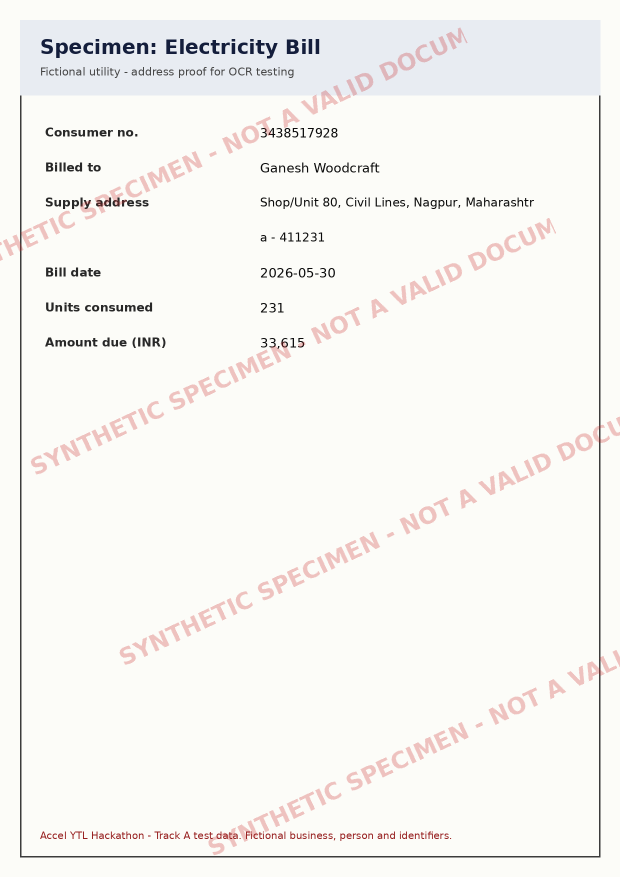
#> input picture backend/tests/fixtures/kyc/specimens/C01_address_proof.png, 1240 x 1754 px (shown at 1/2 size)
$ python -i preprocess.py   (imports and definitions only)
#> lines starting #> are read from the running program, lines starting #| are printed output that depends on the picture; after the words box and inside, x2 and y2 are one past the last pixel; in counts of white or black regions, pixels touching at a corner belong together
"""Image quality gates and clean-up before OCR (ARCHITECTURE §8.2, D24).

* **Blur** — variance of the Laplacian on the grey image; a sharp scan of printed
  text scores in the thousands, a heavily blurred one in the tens (K04 ≈ 28).
* **Skew** — projection-profile search: the rotation that makes text rows sharpest
  (max variance of row ink sums). Corrected automatically (K02).
* **Resolution** — too small to read reliably ⇒ ask for a better photo.
* **Watermark** — the specimens carry a light red diagonal watermark that confuses
  OCR; light, strongly red pixels are painted white. Dark red (footers) survives.

Pure numpy + Pillow; no OpenCV dependency.
"""

from __future__ import annotations

from dataclasses import dataclass
from typing import Final

import numpy as np
import numpy.typing as npt
from PIL import Image

from app.kyc.types import QualityReport

BLUR_THRESHOLD: Final = 100.0
MIN_SHORT_SIDE_PX: Final = 500
MIN_LONG_SIDE_PX: Final = 800
DESKEW_MIN_DEGREES: Final = 0.5
MAX_SKEW_DEGREES: Final = 15.0
_SKEW_WORK_WIDTH: Final = 600
_INK_LEVEL: Final = 128
_PAPER_PERCENTILE: Final = 75  # most of a document page is paper
_INK_PERCENTILE: Final = 1
_MIN_CONTRAST: Final = 40.0

Gray = npt.NDArray[np.float64]


# [6 lines that did not run here, left out]


# [43 lines left out: functions remove_watermark, normalise_lighting, blur_score, not called in this run]


def _profile_score(ink: Image.Image, angle: float) -> float:
    rotated = np.asarray(ink.rotate(angle, resample=Image.Resampling.NEAREST, fillcolor=0))
    return float(rotated.sum(axis=1, dtype=np.float64).var())


def estimate_skew(gray: Gray) -> float:
    """Degrees to rotate (counter-clockwise, Pillow convention) to make text level."""
    img = Image.fromarray(gray.clip(0, 255).astype(np.uint8))
    scale = min(1.0, _SKEW_WORK_WIDTH / img.width)
    small = img.resize((max(1, int(img.width * scale)), max(1, int(img.height * scale))))
    ink = small.point(lambda v: 255 if v < _INK_LEVEL else 0)
    if not np.asarray(ink).any():
        return 0.0

    def best(candidates: npt.NDArray[np.float64]) -> float:
        scores = [_profile_score(ink, float(a)) for a in candidates]
        return float(candidates[int(np.argmax(scores))])

    coarse = best(np.arange(-MAX_SKEW_DEGREES, MAX_SKEW_DEGREES + 0.01, 1.0))
    fine = best(np.arange(coarse - 1.0, coarse + 1.01, 0.1))
    return round(fine, 1)


# [16 lines that did not run here, left out]


# [2 lines that did not run here, left out]


# [3 lines that did not run here, left out]

>>> import cv2
>>> picture = cv2.imread('../../tests/fixtures/kyc/specimens/C01_address_proof.png', cv2.IMREAD_GRAYSCALE)
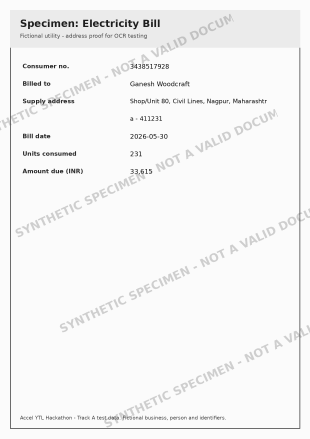
#> picture: shape (1754, 1240) (shown at 1/4 size); min 10, max 251, mean 244.7
>>> result = estimate_skew(picture)
#> in estimate_skew, `small = img.resize((max(1, int(img.width * scale)), max(1, int(img.hei..`:
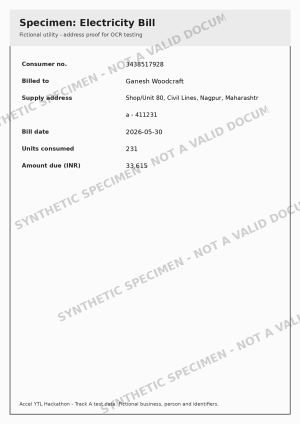
#> small: PIL image 600x848 L (shown at 1/2 size); min 0, max 255, mean 244.6
#> in estimate_skew, `ink = small.point(lambda v: 255 if v < _INK_LEVEL else 0)`:
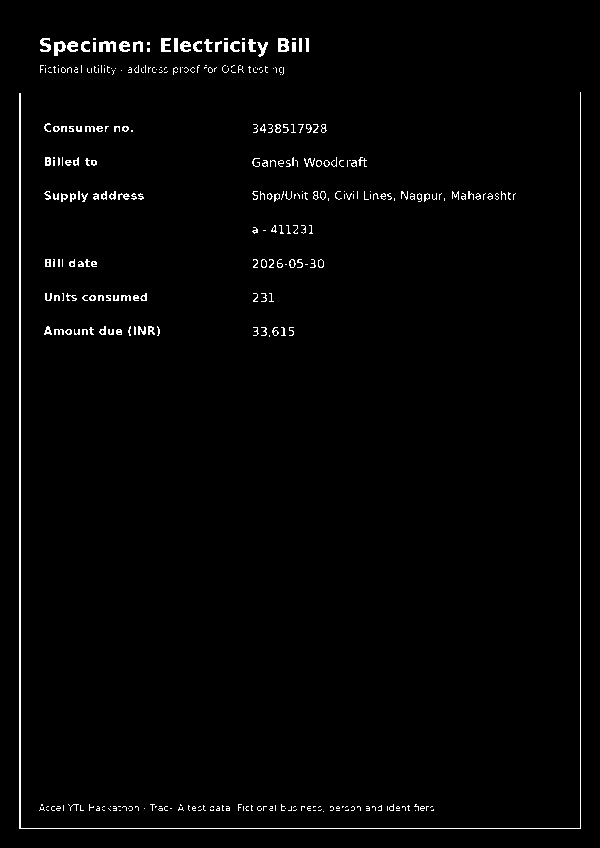
#> ink: PIL image 600x848 L; 1.7% white in thin lines or dots, all inside (x1, y1, x2, y2) = (19, 38, 581, 829)
#> in _profile_score (call 31), `rotated = np.asarray(ink.rotate(angle, resample=Image.Resampling.NEARE..`:
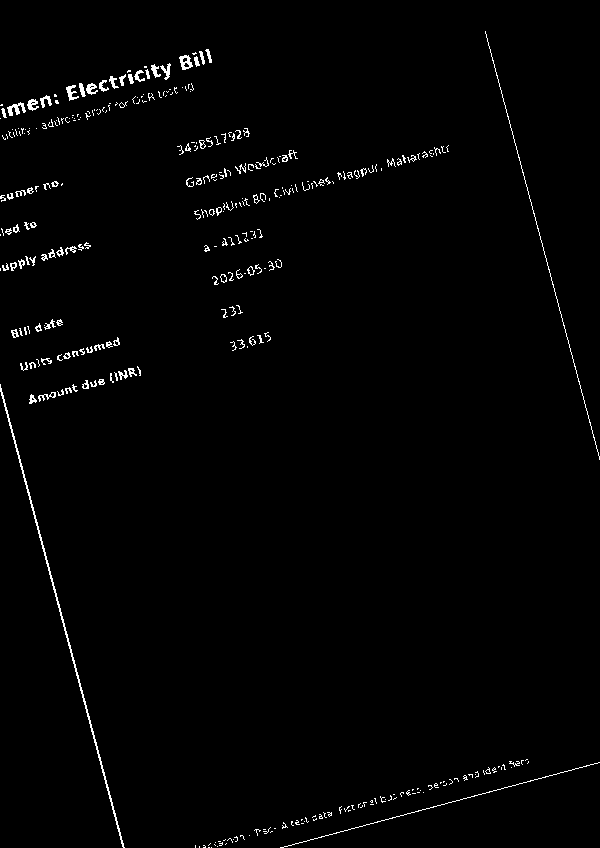
#> rotated: shape (848, 600); 1.4% white in thin lines or dots
#> in best, `scores = [_profile_score(ink, float(a)) for a in candidates]`: scores = 31 values, max 59868553.9 at index 15, min 3924961 at index 30, mean 12386336.9
#> in estimate_skew, `coarse = best(np.arange(-MAX_SKEW_DEGREES, MAX_SKEW_DEGREES + 0.01, 1...`: coarse = 0
#> in _profile_score (call 38), `rotated = np.asarray(ink.rotate(angle, resample=Image.Resampling.NEARE..`:
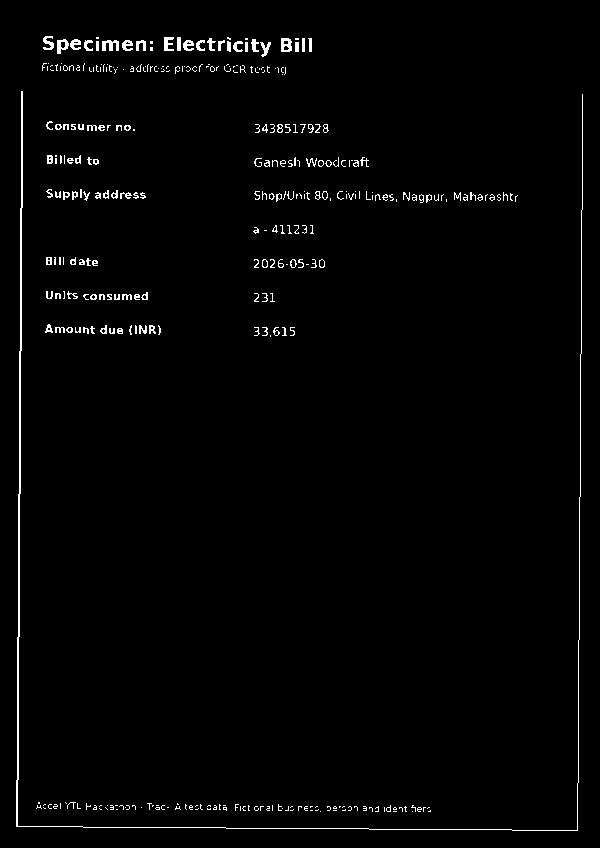
#> rotated: shape (848, 600); 1.7% white in thin lines or dots, all inside (x1, y1, x2, y2) = (16, 36, 583, 831)
#> in _profile_score (call 39), `rotated = np.asarray(ink.rotate(angle, resample=Image.Resampling.NEARE..`:
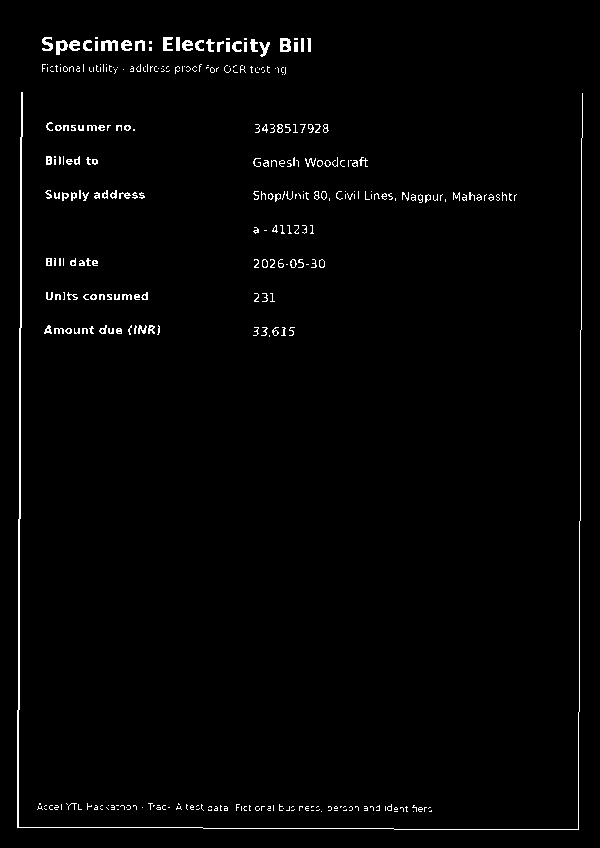
#> rotated: shape (848, 600); 1.7% white in thin lines or dots, all inside (x1, y1, x2, y2) = (17, 37, 583, 830)
#> in _profile_score (call 40), `rotated = np.asarray(ink.rotate(angle, resample=Image.Resampling.NEARE..`:
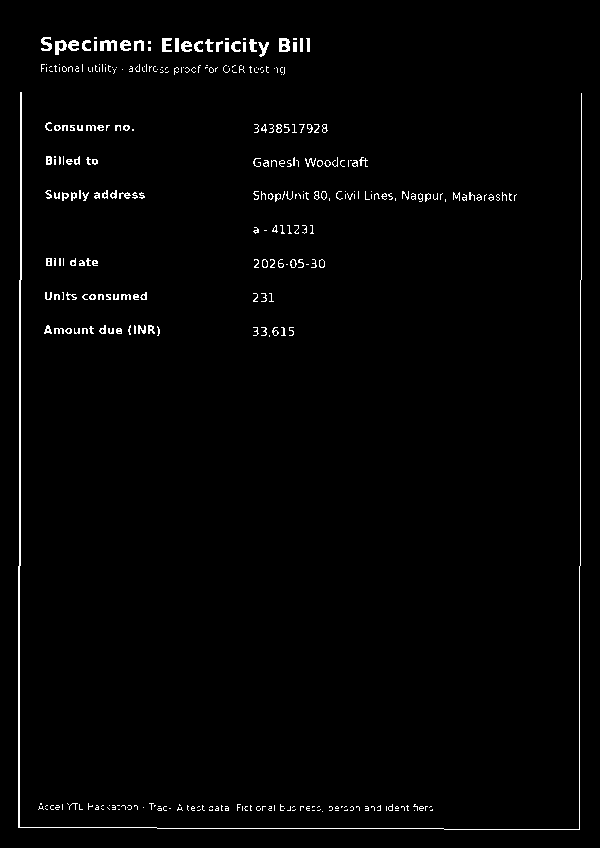
#> rotated: shape (848, 600); 1.7% white in thin lines or dots, all inside (x1, y1, x2, y2) = (18, 37, 582, 830)
#> in estimate_skew, `fine = best(np.arange(coarse - 1.0, coarse + 1.01, 0.1))`: fine = -0.1
#> result = -0.1

$ run again, on backend/tests/fixtures/kyc/specimens/C01_gst_certificate.png
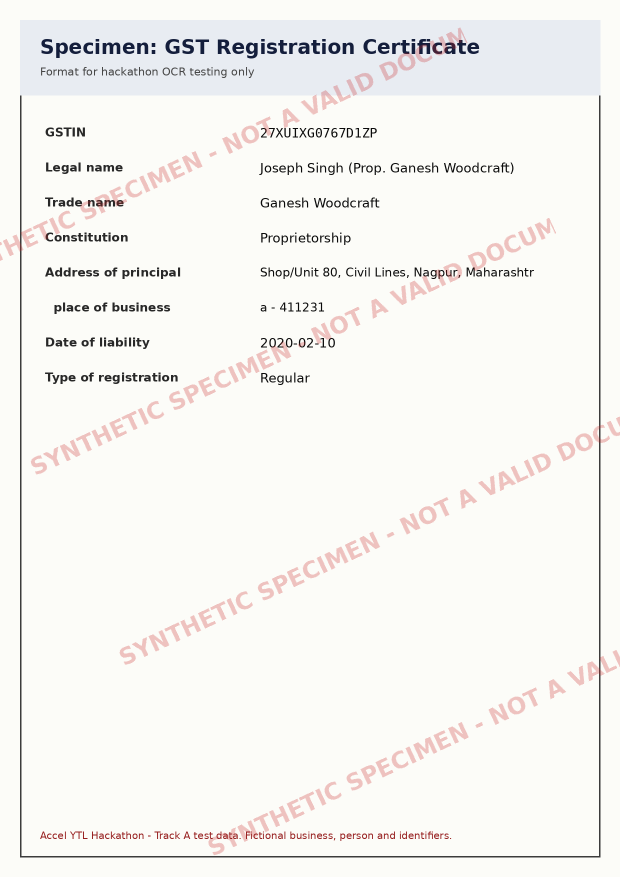
#> input picture backend/tests/fixtures/kyc/specimens/C01_gst_certificate.png, 1240 x 1754 px (shown at 1/2 size)
#> in estimate_skew, `ink = small.point(lambda v: 255 if v < _INK_LEVEL else 0)`:
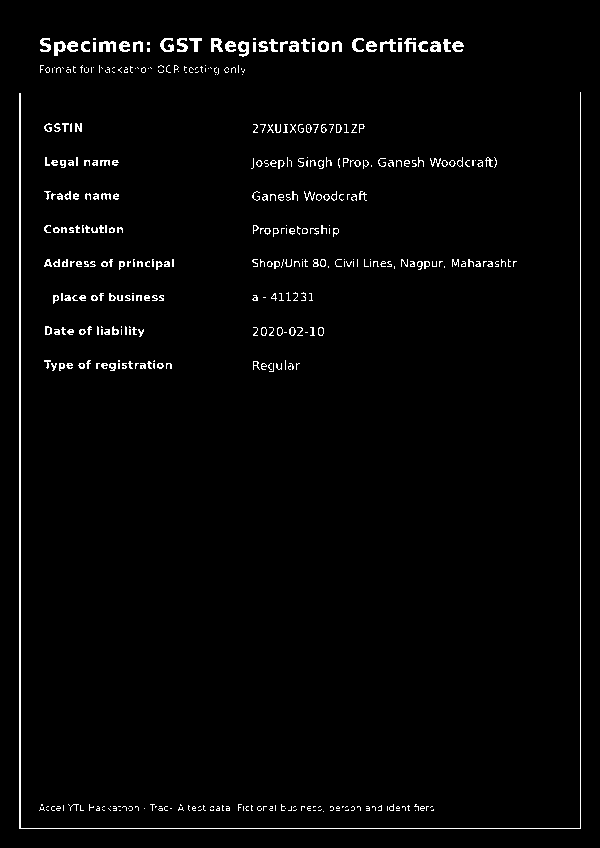
#> ink: PIL image 600x848 L; 2.2% white in thin lines or dots, all inside (x1, y1, x2, y2) = (19, 38, 581, 829)
#> rotated: shape (848, 600); 1.9% white in thin lines or dots
#> rotated: shape (848, 600); 1.9% white in thin lines or dots
#> rotated: shape (848, 600); 2% white in thin lines or dots
#> rotated: shape (848, 600); 2% white in thin lines or dots
#> rotated: shape (848, 600); 2% white in thin lines or dots
#> rotated: shape (848, 600); 2% white in thin lines or dots
#> rotated: shape (848, 600); 2% white in thin lines or dots
#> rotated: shape (848, 600); 2% white in thin lines or dots
#> rotated: shape (848, 600); 2.1% white in thin lines or dots
#> rotated: shape (848, 600); 2.1% white in thin lines or dots
#> rotated: shape (848, 600); 2.1% white in thin lines or dots
#> rotated: shape (848, 600); 2.2% white in thin lines or dots
#> rotated: shape (848, 600); 2.2% white in thin lines or dots
#> rotated: shape (848, 600); 2.2% white in thin lines or dots
#> rotated: shape (848, 600); 2.2% white in thin lines or dots
#> rotated: shape (848, 600); 2.2% white in thin lines or dots
#> rotated: shape (848, 600); 2.2% white in thin lines or dots
#> rotated: shape (848, 600); 2.2% white in thin lines or dots
#> rotated: shape (848, 600); 2.2% white in thin lines or dots
#> rotated: shape (848, 600); 2.1% white in thin lines or dots
#> rotated: shape (848, 600); 2.1% white in thin lines or dots
#> rotated: shape (848, 600); 2.1% white in thin lines or dots
#> rotated: shape (848, 600); 2% white in thin lines or dots
#> rotated: shape (848, 600); 2% white in thin lines or dots
#> rotated: shape (848, 600); 2% white in thin lines or dots
#> rotated: shape (848, 600); 2% white in thin lines or dots
#> rotated: shape (848, 600); 1.9% white in thin lines or dots
#> rotated: shape (848, 600); 1.9% white in thin lines or dots
#> rotated: shape (848, 600); 1.9% white in thin lines or dots
#> rotated: shape (848, 600); 1.9% white in thin lines or dots
#> scores = 31 values, max 93585001.7 at index 15, min 5196594.4 at index 30, mean 19507455.2
#> coarse = 0
#> rotated: shape (848, 600); 2.2% white in thin lines or dots, all inside (x1, y1, x2, y2) = (13, 34, 586, 833)
#> rotated: shape (848, 600); 2.2% white in thin lines or dots, all inside (x1, y1, x2, y2) = (14, 35, 585, 832)
#> rotated: shape (848, 600); 2.2% white in thin lines or dots, all inside (x1, y1, x2, y2) = (15, 35, 584, 832)
#> rotated: shape (848, 600); 2.2% white in thin lines or dots, all inside (x1, y1, x2, y2) = (15, 36, 584, 831)
#> rotated: shape (848, 600); 2.2% white in thin lines or dots, all inside (x1, y1, x2, y2) = (16, 36, 583, 831)
#> rotated: shape (848, 600); 2.2% white in thin lines or dots, all inside (x1, y1, x2, y2) = (17, 37, 583, 830)
#> in _profile_score (call 40), `rotated = np.asarray(ink.rotate(angle, resample=Image.Resampling.NEARE..`:
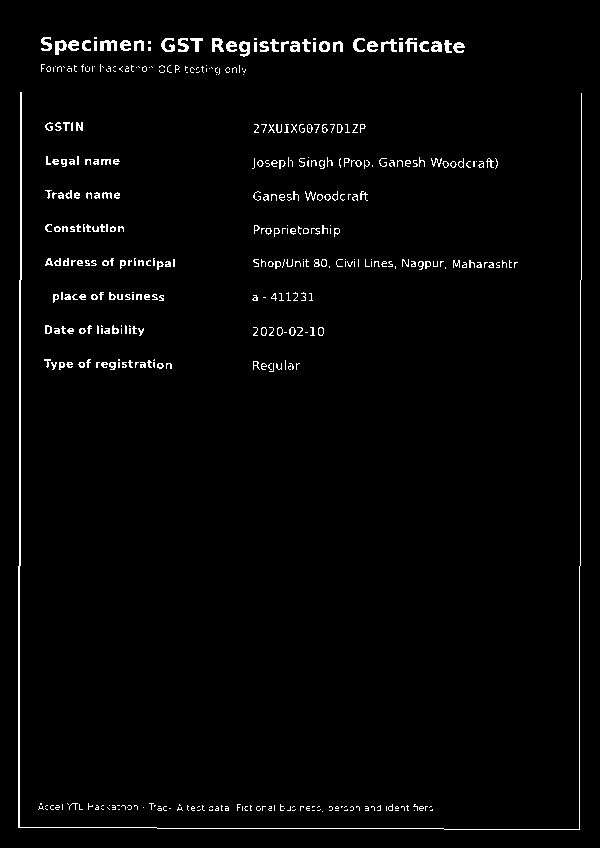
#> rotated: shape (848, 600); 2.2% white in thin lines or dots, all inside (x1, y1, x2, y2) = (18, 37, 582, 830)
#> fine = -0.1
